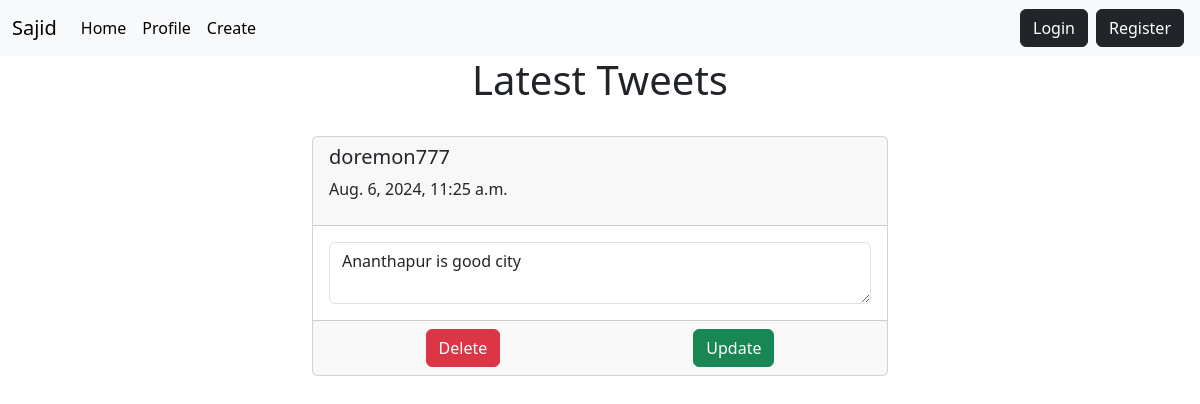
The page /display/3 on the database its author committed.
### app1/models.py (models this page shows, shortened)
class tweet(models.Model):
    uname=models.CharField(max_length=30)
    post=models.CharField(max_length=200)
    date=models.DateTimeField(auto_now_add=True)

### app1/views.py (the view)
# urls.py: path('display/<int:rid>',views.display,name='showPost'),
def display(request,rid):
    b=tweet.objects.get(id=rid)
    if request.method=="POST":
        b.post=request.POST.get('desc')
        b.save()
    return render(request,'single.html',{'res':b})

### templates/single.html (shortened to what this page needs)
<!DOCTYPE html>
<html lang="en">
<head>
    <link href="https://cdn.jsdelivr.net/npm/bootstrap@5.3.3/dist/css/bootstrap.min.css" rel="stylesheet"
>
</head>
<body>
    {% include 'navbar.html' %}
    <h1 class="text-center text-dark">Latest Tweets</h1>
    <br>
    <div class="container col-lg-6">
        <form class="card mb-3" method="POST">{% csrf_token %}
            <div class="card-header">
                <h5 class="">{{ res.uname }} </h5>
                <p>{{ res.date }}</p>
            </div>
            <div class="card-body">
                <div class="">
                    <textarea name="desc" class="form-control">{{ res.post }}</textarea>
                  </div>
            </div>
            <div class="card-footer d-flex justify-content-around">
                <a href="{% url 'deletepost' res.id %}" class="btn btn-danger">Delete</a>
                <button type="submit" class="btn btn-success">Update</button>
            </div>
        </form>
    </div>
</body>
</html>

### rows shown on the page
tweet: uname "doremon777", date "Aug. 6, 2024, 11:25 a.m.", desc "Ananthapur is good city"
